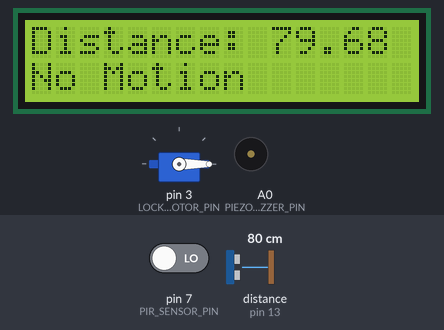
This sketch was run on a simulated Arduino Mega 2560, built with avr-gcc and run on an emulated ATmega2560. Shown: 16×2 character LCD, servo, buzzer (waves = sounding, pin HIGH). Wiring (inferred from the names in the program): ultrasonic range finder: trigger pin 12; echo pin 13. Inputs (shaded band) come from the test bench; at power-on: pin 7 (PIR_SENSOR_PIN) LOW, distance to the obstacle (sensor on pin 13) 80 cm. The echo pulse lasts 58.3 µs per cm; pins used as bus, display or sensor lines are not drawn; what the sketch prints to the serial monitor is not drawn.

Above: at 1.2 s.
1.3 s: pin 7 (PIR_SENSOR_PIN) driven HIGH
At 2.8 s:
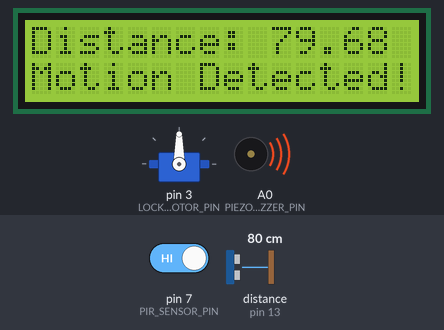
4.5 s: distance to the obstacle (sensor on pin 13) set to 4 cm
At 5.6 s:
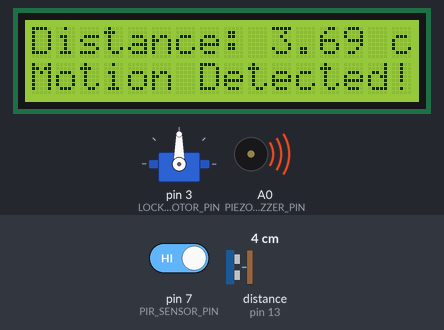
6.6 s: distance to the obstacle (sensor on pin 13) set to 2 cm
At 7.6 s:
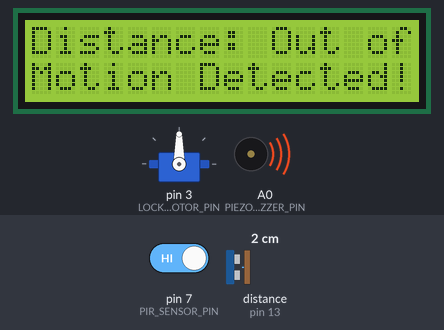
10.7 s: pin 7 (PIR_SENSOR_PIN) driven LOW
At 11.7 s:
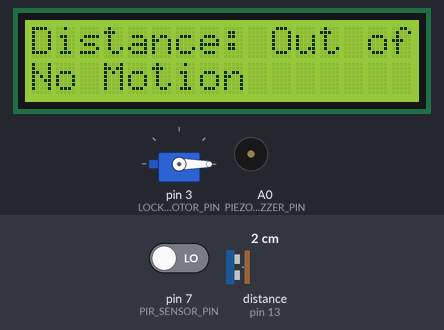
12.2 s: distance to the obstacle (sensor on pin 13) set to 9 cm
At 13.0 s:
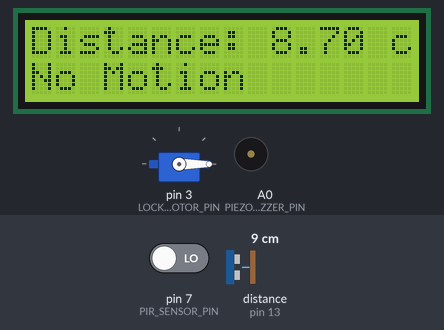
13.7 s: pin 7 (PIR_SENSOR_PIN) driven HIGH
At 14.9 s:
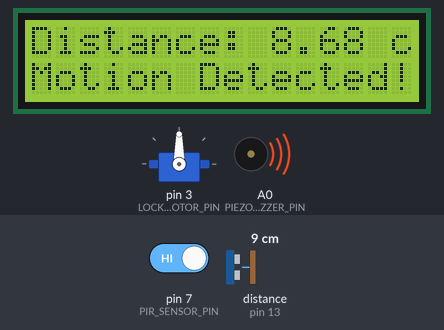
Timing chart, 0 to 16.2 s (numbered marks = the images above; inputs shaded):
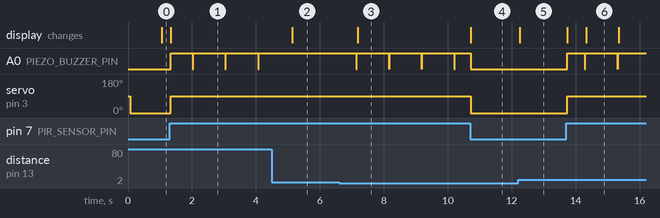

Measured:
- the behaviour switches between 3 and 2 cm on distance to the obstacle (sensor on pin 13) (found by bisection; images 2 and 3)
- after the input at 1.3 s, A0 (PIEZO_BUZZER_PIN): LOW → HIGH at once, then repeats every 1.0 s: LOW 0.01 s, HIGH 1.0 s; servo on pin 3 (LOCK_MOTOR_PIN): 0° → 90° at once; the display: changes at once (image 1)
- after the input at 4.5 s, A0 (PIEZO_BUZZER_PIN): stops changing and stays HIGH; the display: changes after 0.64 s (image 2)
- after the input at 6.6 s, A0 (PIEZO_BUZZER_PIN): alternates HIGH for 1.0 s and LOW for 0.01 s, starting after 0.54 s; the display: changes after 0.58 s (image 3)
- after the input at 10.7 s, servo on pin 3 (LOCK_MOTOR_PIN): 90° → 0° at once; the display: changes at once (image 4)
- after the input at 12.2 s, the display: changes after 0.06 s (image 5)
- after the input at 13.7 s, A0 (PIEZO_BUZZER_PIN): goes HIGH 0.55 s, LOW 0.01 s, HIGH 1.0 s, LOW 0.01 s, then HIGH, starting at once; servo on pin 3 (LOCK_MOTOR_PIN): 0° → 90° at once; the display: first changes at once (image 6 shows a later state)

The sketch:

main.ino
```cpp
#include <Servo.h>
// #include <Keypad.h>
#include <LiquidCrystal.h>

// Servo motor
const int LOCK_MOTOR_PIN = 3;

// Ultrasonic
const int TRIG_PIN = 12;
const int ECHO_PIN = 13;

// PIR sensor
const int PIR_SENSOR_PIN = 7;

// Buzzzzzzzzzzzzzzzz
const int PIEZO_BUZZER_PIN = A0;

// keypad configuration
const int keypadRows = 4;
const int keypadCols = 4;

// char keys[keypadRows][keypadCols] = {
//     {'1', '2', '3'},
//     {'4', '5', '6'},
//     {'7', '8', '9'},
//     {'*', '0', '#'}
// };

// byte rowPins[keypadRows] = {10, 9, 8, 7}; // Connect to the row pinouts of the keypad
// byte colPins[keypadCols] = {11, 12, 13}; // Connect to the column pinouts of the keypad

// Keypad keypad = Keypad(makeKeymap(keys), rowPins, colPins, keypadRows, keypadCols); //AI

// Variable to keep track of the last time the distance was updated
unsigned long lastUpdateTime = 0;

// THe servo oobject for the locking mechnism
Servo lockMotor;

// Initialize the LCD with the correct pin numbers
LiquidCrystal lcd(22, 23, 24, 25, 26, 27);

// functions
// initUltrasonicSensor(int trigPin, int echoPin);
// timeToUpdate(unsigned long &lastUpdateTime, unsigned long intervalMs);
// measureDistance(int trigPin, int echoPin);


void setup() {
    Serial.begin(9600);

    // LCD to say hello
    lcd.begin(16, 2);
    lcd.setCursor(0, 0);
    lcd.print("Hello, World!");
    lcd.setCursor(0, 1);
    lcd.print("Arduino Uno");

    // Attach the servo to the specified pin
    lockMotor.attach(LOCK_MOTOR_PIN);

    // Set the piezo buzzer pin as an output
    pinMode(PIEZO_BUZZER_PIN, OUTPUT);

    // Initialize the ultrasonic sensor
    initUltrasonicSensor(TRIG_PIN, ECHO_PIN);

    // Initialize the PIR sensor
    pinMode(PIR_SENSOR_PIN, INPUT);
}

void loop() {
    // Checking the keypad for any key presses
    // char key = keypad.getKey();

    // if (timeToUpdate(lastUpdateTime, 20UL) && key){
    //     Serial.print("Key Pressed: ");
    //     Serial.println(key);
    // }

    if (timeToUpdate(lastUpdateTime, 1000)) {
        float distance = measureDistance(TRIG_PIN, ECHO_PIN);
        lcd.clear();
        lcd.setCursor(0, 0);
        lcd.print("Distance: ");
        if (distance < 0) {
            lcd.print("Out of range");
        } else {
            lcd.print(distance);
            lcd.print(" cm");
        }
    }

    if (digitalRead(PIR_SENSOR_PIN) == HIGH) {
        lcd.setCursor(0, 1);
        lcd.print("Motion Detected!");

        digitalWrite(PIEZO_BUZZER_PIN, HIGH); // Turn on the piezo buzzer
        lockMotor.write(90); // Lock the mechanism

        Serial.println("Motion detected! Locking the mechanism.");
    }
    else {
        lcd.setCursor(0, 1);
        lcd.print("No Motion       ");

        lockMotor.write(0); // Unlock the mechanism
        Serial.println("No motion detected. Unlocking the mechanism.");
    }

    digitalWrite(PIEZO_BUZZER_PIN, LOW); // Turn off the piezo buzzer
}

bool timeToUpdate(unsigned long &lastUpdateTime, unsigned long intervalMs) {
    unsigned long currentTime = millis();
    if (currentTime - lastUpdateTime >= intervalMs) {
        lastUpdateTime = currentTime;
        return true;
    }
    return false;
}

void initUltrasonicSensor(int trigPin, int echoPin) {
    pinMode(trigPin, OUTPUT);
    pinMode(echoPin, INPUT);
    digitalWrite(trigPin, LOW);
}

float measureDistance(int trigPin, int echoPin) {
    const unsigned long ECHO_TIMEOUT_US = 30000;

    digitalWrite(trigPin, LOW);
    delayMicroseconds(2);
    digitalWrite(trigPin, HIGH);
    delayMicroseconds(10);
    digitalWrite(trigPin, LOW);

    unsigned long pulseUs = pulseIn(echoPin, HIGH, ECHO_TIMEOUT_US);
    if (pulseUs == 0) {
        return -1.0f;
    }

    float distanceCm = pulseUs * 0.0343f / 2.0f;
    if (distanceCm < 2.0f || distanceCm > 400.0f) {
        return -1.0f;
    }
    return distanceCm;
}
```
